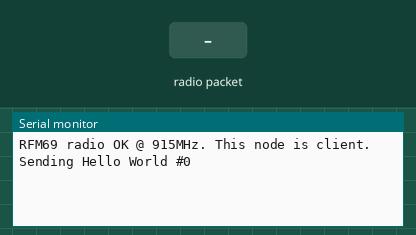
This sketch was run on a simulated Arduino Uno, built with avr-gcc and run on an emulated ATmega328P. Parts: the last lines printed to the serial monitor. The test bench sets the inputs (shaded band). No radio packets arrive unless stated.

Above: at 1.9 s.
2.0 s: radio packet "1" arrives
At 2.8 s:
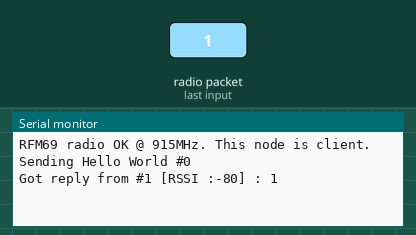
3.5 s: radio packet "0" arrives
At 4.3 s:
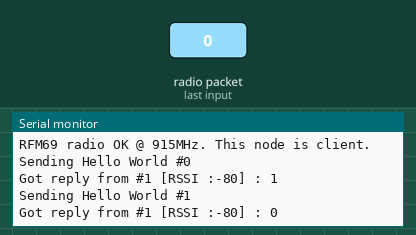
5.0 s: radio packet "2" arrives
At 5.7 s:
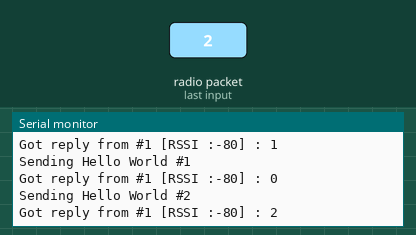
Timing chart, 0 to 8.0 s (numbered marks = the images above; inputs shaded):
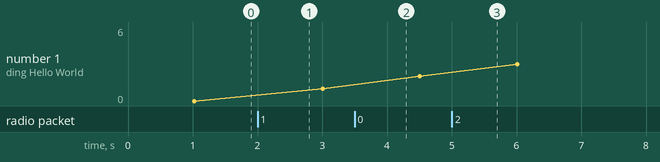

The sketch:

datagram_client.ino
```cpp
/*
  Project Name:   datagram_client
  Developer:      Eric Klein Jr. (temp2@ericklein.com)
  Description:    Simple communication between 900mhz radios

  See README.md for target information, revision history, feature requests, etc.
*/

#define DEBUG       // Output to the serial port
//#define EXT_DEBUG   // Output to external LCD display

// i2c LCD connection, default address #0 (A0-A2 not jumpered)
#ifdef EXT_DEBUG
  #include <Adafruit_LiquidCrystal.h>
  #include <Wire.h>
  Adafruit_LiquidCrystal lcd(0);
#endif

// 900mhz radio
#include <SPI.h>
#include <RH_RF69.h>
#include <RHReliableDatagram.h>

// Conditional code compile for radio pinout
#if defined(ARDUINO_SAMD_ZERO)
  #define RFM69_CS      8
  #define RFM69_INT     3
  #define RFM69_RST     4
#endif

#if defined (__AVR_ATmega328P__)
  #define RFM69_INT     3
  #define RFM69_CS      4
  #define RFM69_RST     2
#endif

// server address
#define DEST_ADDRESS   1
// unique addresses for each client, can not be server address
#define MY_ADDRESS     2

// Instantiate radio driver
RH_RF69 rf69(RFM69_CS, RFM69_INT);
// Class to manage message delivery and receipt, using the driver declared above
RHReliableDatagram rf69_manager(rf69, MY_ADDRESS);
// 400-[433]-600 for LoRa radio, 850-[868,915]-950 for 900mhz, must match transmitter
#define RF69_FREQ 915.0
// 14-20dbm for RFM69HW power
#define RF69_POWER 20
// packet counter, incremented per transmission
int16_t packetnum = 0;

void setup()
{
  #ifdef DEBUG
    Serial.begin(115200);
    while (!Serial)
      {
        delay(1);
      }
  #endif

  #ifdef EXT_DEBUG
    //LCD setup
    lcd.begin(16, 2);
    lcd.setBacklight(HIGH);
  #endif

  // radio setup
  pinMode(RFM69_RST, OUTPUT);
  digitalWrite(RFM69_RST, LOW);

   // radio reset
  digitalWrite(RFM69_RST, HIGH);
  delay(10);
  digitalWrite(RFM69_RST, LOW);
  delay(10);

  if (!rf69_manager.init())
  {
    #ifdef DEBUG
      Serial.println("RFM69 radio init failed");
    #endif
    #ifdef EXT_DEBUG
      displayLCDMessage(0, "Radio init failed");
    #endif
    while (1);
  }

  // Default after radio init is 434.0MHz
  if (!rf69.setFrequency(RF69_FREQ))
  {
    #ifdef DEBUG
      Serial.println("RFM69 set frequency failed");
    #endif
    #ifdef EXT_DEBUG
      displayLCDMessage(0, "Can't set frequency");
    #endif
    while (1);
  }

  // Defaults after radio init are modulation GFSK_Rb250Fd250, +13dbM (for low power module), no encryption
  // For RFM69HW, 14-20dbm for power, 2nd arg must be true for 69HCW
  rf69.setTxPower(RF69_POWER, true);

  // The encryption key has to match the transmitter
  uint8_t key[] = { 0x01, 0x02, 0x03, 0x04, 0x05, 0x06, 0x07, 0x08,
                    0x01, 0x02, 0x03, 0x04, 0x05, 0x06, 0x07, 0x08};
  rf69.setEncryptionKey(key);

  // radio successfully set up
  #ifdef DEBUG
    Serial.print("RFM69 radio OK @ ");
    Serial.print((int)RF69_FREQ);
    Serial.println("MHz. This node is client.");
  #endif
  #ifdef EXT_DEBUG
    displayLCDMessage(0, "Radio OK, =>client");
    delay(2000);
  #endif
}

// Dont put this on the stack:
uint8_t buf[RH_RF69_MAX_MESSAGE_LEN];
uint8_t data[] = "  OK";

void loop() {
  delay(1000);  // Wait 1 second between transmits, could also 'sleep' here!

  char radiopacket[20] = "Hello World #";
  itoa(packetnum++, radiopacket+13, 10);
  Serial.print("Sending "); Serial.println(radiopacket);

  // Send a message to the DESTINATION!
  if (rf69_manager.sendtoWait((uint8_t *)radiopacket, strlen(radiopacket), DEST_ADDRESS)) {
    // Now wait for a reply from the server
    uint8_t len = sizeof(buf);
    uint8_t from;
    if (rf69_manager.recvfromAckTimeout(buf, &len, 2000, &from)) {
      buf[len] = 0; // zero out remaining string

      Serial.print("Got reply from #"); Serial.print(from);
      Serial.print(" [RSSI :");
      Serial.print(rf69.lastRssi());
      Serial.print("] : ");
      Serial.println((char*)buf);
    } else {
      Serial.println("No reply, is anyone listening?");
    }
  } else {
    Serial.println("Sending failed (no ack)");
  }
}
#ifdef EXT_DEBUG
  void displayLCDMessage(int row, String message)
  // first row is zero
  {
    lcd.setCursor(0, row);
    lcd.print(message);
  }
#endif
```

Measured:
- after the input at 2.0 s, the serial monitor: prints a new line at once (image 1)
- after the input at 3.5 s, the serial monitor: prints a new line at once (image 2)
- after the input at 5.0 s, the serial monitor: prints a new line at once (image 3)
- plotted number 1: 0 → 1 after the input at 2.0 s, 1 → 2 after the input at 3.5 s, 2 → 6 after the input at 5.0 s
